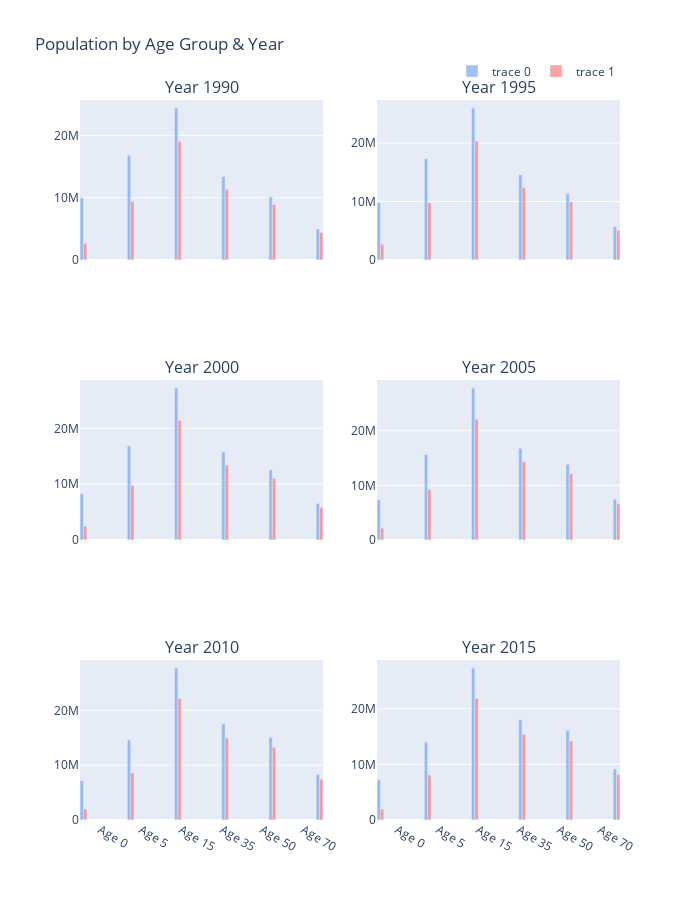

The notebook cell this image was saved under:
### Code cell
plot_population_chart(derived_df_0, np.arange(1990,2020,5), age_strata)

### Figure 1 — Plotly figure (JSON) as saved in the notebook; plotly's stock layout.template omitted (floating-point values rounded to 4 significant figures)
{"data": [{"legendgroup": "Total", "marker": {"color": "rgba(100, 150, 240, 0.6)"}, "showlegend": true, "type": "bar", "x": ["Age 0"], "xaxis": "x", "y": [9976000.0], "yaxis": "y"}, {"legendgroup": "Latent", "marker": {"color": "rgba(255, 100, 100, 0.6)"}, "showlegend": true, "type": "bar", "x": ["Age 0"], "xaxis": "x", "y": [2686000.0], "yaxis": "y"}, {"legendgroup": "Total", "marker": {"color": "rgba(100, 150, 240, 0.6)"}, "showlegend": false, "type": "bar", "x": ["Age 5"], "xaxis": "x", "y": [16810000.0], "yaxis": "y"}, {"legendgroup": "Latent", "marker": {"color": "rgba(255, 100, 100, 0.6)"}, "showlegend": false, "type": "bar", "x": ["Age 5"], "xaxis": "x", "y": [9435000.0], "yaxis": "y"}, {"legendgroup": "Total", "marker": {"color": "rgba(100, 150, 240, 0.6)"}, "showlegend": false, "type": "bar", "x": ["Age 15"], "xaxis": "x", "y": [24400000.0], "yaxis": "y"}, {"legendgroup": "Latent", "marker": {"color": "rgba(255, 100, 100, 0.6)"}, "showlegend": false, "type": "bar", "x": ["Age 15"], "xaxis": "x", "y": [19040000.0], "yaxis": "y"}, {"legendgroup": "Total", "marker": {"color": "rgba(100, 150, 240, 0.6)"}, "showlegend": false, "type": "bar", "x": ["Age 35"], "xaxis": "x", "y": [13390000.0], "yaxis": "y"}, {"legendgroup": "Latent", "marker": {"color": "rgba(255, 100, 100, 0.6)"}, "showlegend": false, "type": "bar", "x": ["Age 35"], "xaxis": "x", "y": [11350000.0], "yaxis": "y"}, {"legendgroup": "Total", "marker": {"color": "rgba(100, 150, 240, 0.6)"}, "showlegend": false, "type": "bar", "x": ["Age 50"], "xaxis": "x", "y": [10150000.0], "yaxis": "y"}, {"legendgroup": "Latent", "marker": {"color": "rgba(255, 100, 100, 0.6)"}, "showlegend": false, "type": "bar", "x": ["Age 50"], "xaxis": "x", "y": [8908000.0], "yaxis": "y"}, {"legendgroup": "Total", "marker": {"color": "rgba(100, 150, 240, 0.6)"}, "showlegend": false, "type": "bar", "x": ["Age 70"], "xaxis": "x", "y": [4969000.0], "yaxis": "y"}, {"legendgroup": "Latent", "marker": {"color": "rgba(255, 100, 100, 0.6)"}, "showlegend": false, "type": "bar", "x": ["Age 70"], "xaxis": "x", "y": [4423000.0], "yaxis": "y"}, {"legendgroup": "Total", "marker": {"color": "rgba(100, 150, 240, 0.6)"}, "showlegend": false, "type": "bar", "x": ["Age 0"], "xaxis": "x2", "y": [9819000.0], "yaxis": "y2"}, {"legendgroup": "Latent", "marker": {"color": "rgba(255, 100, 100, 0.6)"}, "showlegend": false, "type": "bar", "x": ["Age 0"], "xaxis": "x2", "y": [2720000.0], "yaxis": "y2"}, {"legendgroup": "Total", "marker": {"color": "rgba(100, 150, 240, 0.6)"}, "showlegend": false, "type": "bar", "x": ["Age 5"], "xaxis": "x2", "y": [17300000.0], "yaxis": "y2"}, {"legendgroup": "Latent", "marker": {"color": "rgba(255, 100, 100, 0.6)"}, "showlegend": false, "type": "bar", "x": ["Age 5"], "xaxis": "x2", "y": [9780000.0], "yaxis": "y2"}, {"legendgroup": "Total", "marker": {"color": "rgba(100, 150, 240, 0.6)"}, "showlegend": false, "type": "bar", "x": ["Age 15"], "xaxis": "x2", "y": [25980000.0], "yaxis": "y2"}, {"legendgroup": "Latent", "marker": {"color": "rgba(255, 100, 100, 0.6)"}, "showlegend": false, "type": "bar", "x": ["Age 15"], "xaxis": "x2", "y": [20330000.0], "yaxis": "y2"}, {"legendgroup": "Total", "marker": {"color": "rgba(100, 150, 240, 0.6)"}, "showlegend": false, "type": "bar", "x": ["Age 35"], "xaxis": "x2", "y": [14610000.0], "yaxis": "y2"}, {"legendgroup": "Latent", "marker": {"color": "rgba(255, 100, 100, 0.6)"}, "showlegend": false, "type": "bar", "x": ["Age 35"], "xaxis": "x2", "y": [12400000.0], "yaxis": "y2"}, {"legendgroup": "Total", "marker": {"color": "rgba(100, 150, 240, 0.6)"}, "showlegend": false, "type": "bar", "x": ["Age 50"], "xaxis": "x2", "y": [11340000.0], "yaxis": "y2"}, {"legendgroup": "Latent", "marker": {"color": "rgba(255, 100, 100, 0.6)"}, "showlegend": false, "type": "bar", "x": ["Age 50"], "xaxis": "x2", "y": [9952000.0], "yaxis": "y2"}, {"legendgroup": "Total", "marker": {"color": "rgba(100, 150, 240, 0.6)"}, "showlegend": false, "type": "bar", "x": ["Age 70"], "xaxis": "x2", "y": [5698000.0], "yaxis": "y2"}, {"legendgroup": "Latent", "marker": {"color": "rgba(255, 100, 100, 0.6)"}, "showlegend": false, "type": "bar", "x": ["Age 70"], "xaxis": "x2", "y": [5073000.0], "yaxis": "y2"}, {"legendgroup": "Total", "marker": {"color": "rgba(100, 150, 240, 0.6)"}, "showlegend": false, "type": "bar", "x": ["Age 0"], "xaxis": "x3", "y": [8303000.0], "yaxis": "y3"}, {"legendgroup": "Latent", "marker": {"color": "rgba(255, 100, 100, 0.6)"}, "showlegend": false, "type": "bar", "x": ["Age 0"], "xaxis": "x3", "y": [2471000.0], "yaxis": "y3"}, {"legendgroup": "Total", "marker": {"color": "rgba(100, 150, 240, 0.6)"}, "showlegend": false, "type": "bar", "x": ["Age 5"], "xaxis": "x3", "y": [16830000.0], "yaxis": "y3"}, {"legendgroup": "Latent", "marker": {"color": "rgba(255, 100, 100, 0.6)"}, "showlegend": false, "type": "bar", "x": ["Age 5"], "xaxis": "x3", "y": [9785000.0], "yaxis": "y3"}, {"legendgroup": "Total", "marker": {"color": "rgba(100, 150, 240, 0.6)"}, "showlegend": false, "type": "bar", "x": ["Age 15"], "xaxis": "x3", "y": [27230000.0], "yaxis": "y3"}, {"legendgroup": "Latent", "marker": {"color": "rgba(255, 100, 100, 0.6)"}, "showlegend": false, "type": "bar", "x": ["Age 15"], "xaxis": "x3", "y": [21440000.0], "yaxis": "y3"}, {"legendgroup": "Total", "marker": {"color": "rgba(100, 150, 240, 0.6)"}, "showlegend": false, "type": "bar", "x": ["Age 35"], "xaxis": "x3", "y": [15770000.0], "yaxis": "y3"}, {"legendgroup": "Latent", "marker": {"color": "rgba(255, 100, 100, 0.6)"}, "showlegend": false, "type": "bar", "x": ["Age 35"], "xaxis": "x3", "y": [13400000.0], "yaxis": "y3"}, {"legendgroup": "Total", "marker": {"color": "rgba(100, 150, 240, 0.6)"}, "showlegend": false, "type": "bar", "x": ["Age 50"], "xaxis": "x3", "y": [12570000.0], "yaxis": "y3"}, {"legendgroup": "Latent", "marker": {"color": "rgba(255, 100, 100, 0.6)"}, "showlegend": false, "type": "bar", "x": ["Age 50"], "xaxis": "x3", "y": [11040000.0], "yaxis": "y3"}, {"legendgroup": "Total", "marker": {"color": "rgba(100, 150, 240, 0.6)"}, "showlegend": false, "type": "bar", "x": ["Age 70"], "xaxis": "x3", "y": [6544000.0], "yaxis": "y3"}, {"legendgroup": "Latent", "marker": {"color": "rgba(255, 100, 100, 0.6)"}, "showlegend": false, "type": "bar", "x": ["Age 70"], "xaxis": "x3", "y": [5827000.0], "yaxis": "y3"}, {"legendgroup": "Total", "marker": {"color": "rgba(100, 150, 240, 0.6)"}, "showlegend": false, "type": "bar", "x": ["Age 0"], "xaxis": "x4", "y": [7323000.0], "yaxis": "y4"}, {"legendgroup": "Latent", "marker": {"color": "rgba(255, 100, 100, 0.6)"}, "showlegend": false, "type": "bar", "x": ["Age 0"], "xaxis": "x4", "y": [2156000.0], "yaxis": "y4"}, {"legendgroup": "Total", "marker": {"color": "rgba(100, 150, 240, 0.6)"}, "showlegend": false, "type": "bar", "x": ["Age 5"], "xaxis": "x4", "y": [15640000.0], "yaxis": "y4"}, {"legendgroup": "Latent", "marker": {"color": "rgba(255, 100, 100, 0.6)"}, "showlegend": false, "type": "bar", "x": ["Age 5"], "xaxis": "x4", "y": [9267000.0], "yaxis": "y4"}, {"legendgroup": "Total", "marker": {"color": "rgba(100, 150, 240, 0.6)"}, "showlegend": false, "type": "bar", "x": ["Age 15"], "xaxis": "x4", "y": [27800000.0], "yaxis": "y4"}, {"legendgroup": "Latent", "marker": {"color": "rgba(255, 100, 100, 0.6)"}, "showlegend": false, "type": "bar", "x": ["Age 15"], "xaxis": "x4", "y": [22070000.0], "yaxis": "y4"}, {"legendgroup": "Total", "marker": {"color": "rgba(100, 150, 240, 0.6)"}, "showlegend": false, "type": "bar", "x": ["Age 35"], "xaxis": "x4", "y": [16770000.0], "yaxis": "y4"}, {"legendgroup": "Latent", "marker": {"color": "rgba(255, 100, 100, 0.6)"}, "showlegend": false, "type": "bar", "x": ["Age 35"], "xaxis": "x4", "y": [14290000.0], "yaxis": "y4"}, {"legendgroup": "Total", "marker": {"color": "rgba(100, 150, 240, 0.6)"}, "showlegend": false, "type": "bar", "x": ["Age 50"], "xaxis": "x4", "y": [13830000.0], "yaxis": "y4"}, {"legendgroup": "Latent", "marker": {"color": "rgba(255, 100, 100, 0.6)"}, "showlegend": false, "type": "bar", "x": ["Age 50"], "xaxis": "x4", "y": [12150000.0], "yaxis": "y4"}, {"legendgroup": "Total", "marker": {"color": "rgba(100, 150, 240, 0.6)"}, "showlegend": false, "type": "bar", "x": ["Age 70"], "xaxis": "x4", "y": [7434000.0], "yaxis": "y4"}, {"legendgroup": "Latent", "marker": {"color": "rgba(255, 100, 100, 0.6)"}, "showlegend": false, "type": "bar", "x": ["Age 70"], "xaxis": "x4", "y": [6620000.0], "yaxis": "y4"}, {"legendgroup": "Total", "marker": {"color": "rgba(100, 150, 240, 0.6)"}, "showlegend": false, "type": "bar", "x": ["Age 0"], "xaxis": "x5", "y": [7173000.0], "yaxis": "y5"}, {"legendgroup": "Latent", "marker": {"color": "rgba(255, 100, 100, 0.6)"}, "showlegend": false, "type": "bar", "x": ["Age 0"], "xaxis": "x5", "y": [2005000.0], "yaxis": "y5"}, {"legendgroup": "Total", "marker": {"color": "rgba(100, 150, 240, 0.6)"}, "showlegend": false, "type": "bar", "x": ["Age 5"], "xaxis": "x5", "y": [14610000.0], "yaxis": "y5"}, {"legendgroup": "Latent", "marker": {"color": "rgba(255, 100, 100, 0.6)"}, "showlegend": false, "type": "bar", "x": ["Age 5"], "xaxis": "x5", "y": [8603000.0], "yaxis": "y5"}, {"legendgroup": "Total", "marker": {"color": "rgba(100, 150, 240, 0.6)"}, "showlegend": false, "type": "bar", "x": ["Age 15"], "xaxis": "x5", "y": [27730000.0], "yaxis": "y5"}, {"legendgroup": "Latent", "marker": {"color": "rgba(255, 100, 100, 0.6)"}, "showlegend": false, "type": "bar", "x": ["Age 15"], "xaxis": "x5", "y": [22150000.0], "yaxis": "y5"}, {"legendgroup": "Total", "marker": {"color": "rgba(100, 150, 240, 0.6)"}, "showlegend": false, "type": "bar", "x": ["Age 35"], "xaxis": "x5", "y": [17520000.0], "yaxis": "y5"}, {"legendgroup": "Latent", "marker": {"color": "rgba(255, 100, 100, 0.6)"}, "showlegend": false, "type": "bar", "x": ["Age 35"], "xaxis": "x5", "y": [14970000.0], "yaxis": "y5"}, {"legendgroup": "Total", "marker": {"color": "rgba(100, 150, 240, 0.6)"}, "showlegend": false, "type": "bar", "x": ["Age 50"], "xaxis": "x5", "y": [15060000.0], "yaxis": "y5"}, {"legendgroup": "Latent", "marker": {"color": "rgba(255, 100, 100, 0.6)"}, "showlegend": false, "type": "bar", "x": ["Age 50"], "xaxis": "x5", "y": [13250000.0], "yaxis": "y5"}, {"legendgroup": "Total", "marker": {"color": "rgba(100, 150, 240, 0.6)"}, "showlegend": false, "type": "bar", "x": ["Age 70"], "xaxis": "x5", "y": [8343000.0], "yaxis": "y5"}, {"legendgroup": "Latent", "marker": {"color": "rgba(255, 100, 100, 0.6)"}, "showlegend": false, "type": "bar", "x": ["Age 70"], "xaxis": "x5", "y": [7431000.0], "yaxis": "y5"}, {"legendgroup": "Total", "marker": {"color": "rgba(100, 150, 240, 0.6)"}, "showlegend": false, "type": "bar", "x": ["Age 0"], "xaxis": "x6", "y": [7230000.0], "yaxis": "y6"}, {"legendgroup": "Latent", "marker": {"color": "rgba(255, 100, 100, 0.6)"}, "showlegend": false, "type": "bar", "x": ["Age 0"], "xaxis": "x6", "y": [1972000.0], "yaxis": "y6"}, {"legendgroup": "Total", "marker": {"color": "rgba(100, 150, 240, 0.6)"}, "showlegend": false, "type": "bar", "x": ["Age 5"], "xaxis": "x6", "y": [14000000.0], "yaxis": "y6"}, {"legendgroup": "Latent", "marker": {"color": "rgba(255, 100, 100, 0.6)"}, "showlegend": false, "type": "bar", "x": ["Age 5"], "xaxis": "x6", "y": [8117000.0], "yaxis": "y6"}, {"legendgroup": "Total", "marker": {"color": "rgba(100, 150, 240, 0.6)"}, "showlegend": false, "type": "bar", "x": ["Age 15"], "xaxis": "x6", "y": [27330000.0], "yaxis": "y6"}, {"legendgroup": "Latent", "marker": {"color": "rgba(255, 100, 100, 0.6)"}, "showlegend": false, "type": "bar", "x": ["Age 15"], "xaxis": "x6", "y": [21880000.0], "yaxis": "y6"}, {"legendgroup": "Total", "marker": {"color": "rgba(100, 150, 240, 0.6)"}, "showlegend": false, "type": "bar", "x": ["Age 35"], "xaxis": "x6", "y": [17990000.0], "yaxis": "y6"}, {"legendgroup": "Latent", "marker": {"color": "rgba(255, 100, 100, 0.6)"}, "showlegend": false, "type": "bar", "x": ["Age 35"], "xaxis": "x6", "y": [15410000.0], "yaxis": "y6"}, {"legendgroup": "Total", "marker": {"color": "rgba(100, 150, 240, 0.6)"}, "showlegend": false, "type": "bar", "x": ["Age 50"], "xaxis": "x6", "y": [16140000.0], "yaxis": "y6"}, {"legendgroup": "Latent", "marker": {"color": "rgba(255, 100, 100, 0.6)"}, "showlegend": false, "type": "bar", "x": ["Age 50"], "xaxis": "x6", "y": [14210000.0], "yaxis": "y6"}, {"legendgroup": "Total", "marker": {"color": "rgba(100, 150, 240, 0.6)"}, "showlegend": false, "type": "bar", "x": ["Age 70"], "xaxis": "x6", "y": [9148000.0], "yaxis": "y6"}, {"legendgroup": "Latent", "marker": {"color": "rgba(255, 100, 100, 0.6)"}, "showlegend": false, "type": "bar", "x": ["Age 70"], "xaxis": "x6", "y": [8150000.0], "yaxis": "y6"}], "layout": {"annotations": [{"font": {"size": 16}, "showarrow": false, "text": "Year 1990", "x": 0.225, "xanchor": "center", "xref": "paper", "y": 1, "yanchor": "bottom", "yref": "paper"}, {"font": {"size": 16}, "showarrow": false, "text": "Year 1995", "x": 0.775, "xanchor": "center", "xref": "paper", "y": 1, "yanchor": "bottom", "yref": "paper"}, {"font": {"size": 16}, "showarrow": false, "text": "Year 2000", "x": 0.225, "xanchor": "center", "xref": "paper", "y": 0.6111, "yanchor": "bottom", "yref": "paper"}, {"font": {"size": 16}, "showarrow": false, "text": "Year 2005", "x": 0.775, "xanchor": "center", "xref": "paper", "y": 0.6111, "yanchor": "bottom", "yref": "paper"}, {"font": {"size": 16}, "showarrow": false, "text": "Year 2010", "x": 0.225, "xanchor": "center", "xref": "paper", "y": 0.2222, "yanchor": "bottom", "yref": "paper"}, {"font": {"size": 16}, "showarrow": false, "text": "Year 2015", "x": 0.775, "xanchor": "center", "xref": "paper", "y": 0.2222, "yanchor": "bottom", "yref": "paper"}], "bargap": 0.005, "barmode": "group", "height": 900, "legend": {"orientation": "h", "x": 1, "xanchor": "right", "y": 1.02, "yanchor": "bottom"}, "title": {"text": "Population by Age Group & Year"}, "width": 700, "xaxis": {"anchor": "y", "domain": [0, 0.45], "matches": "x5", "showticklabels": false, "tickangle": -45}, "xaxis2": {"anchor": "y2", "domain": [0.55, 1], "matches": "x6", "showticklabels": false}, "xaxis3": {"anchor": "y3", "domain": [0, 0.45], "matches": "x5", "showticklabels": false}, "xaxis4": {"anchor": "y4", "domain": [0.55, 1], "matches": "x6", "showticklabels": false}, "xaxis5": {"anchor": "y5", "domain": [0, 0.45]}, "xaxis6": {"anchor": "y6", "domain": [0.55, 1]}, "yaxis": {"anchor": "x", "domain": [0.7778, 1]}, "yaxis2": {"anchor": "x2", "domain": [0.7778, 1]}, "yaxis3": {"anchor": "x3", "domain": [0.3889, 0.6111]}, "yaxis4": {"anchor": "x4", "domain": [0.3889, 0.6111]}, "yaxis5": {"anchor": "x5", "domain": [0, 0.2222]}, "yaxis6": {"anchor": "x6", "domain": [0, 0.2222]}}}
